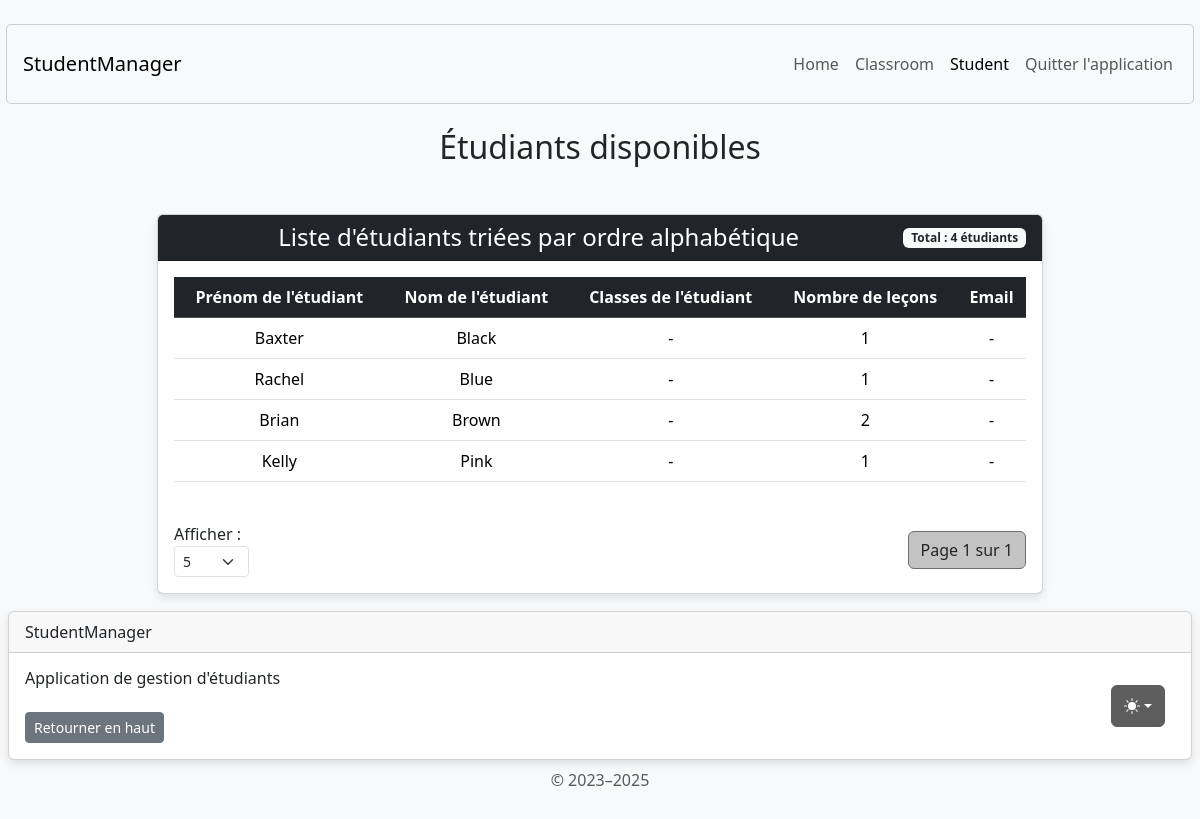
Page /student/display/ on the earlier database version.
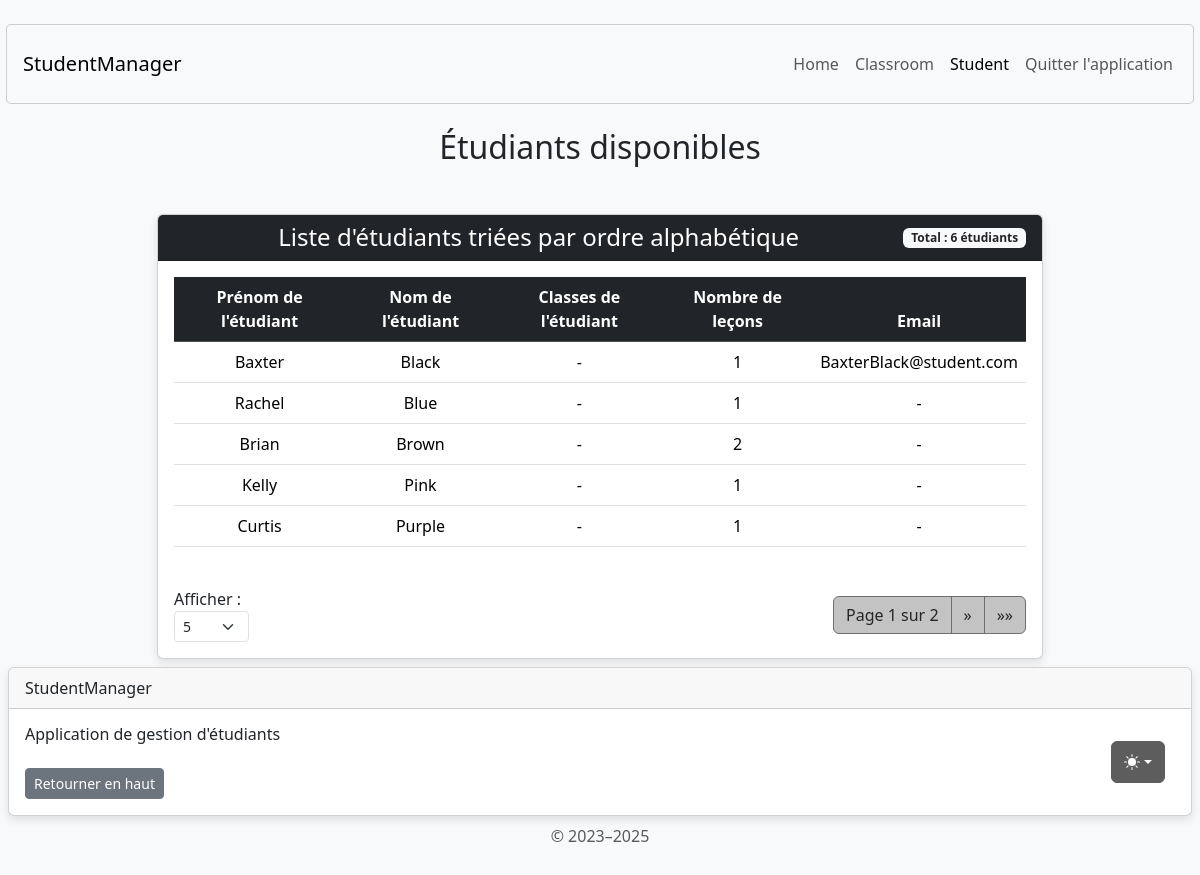
Same page on the later database version.
### student/models.py (models this page shows, shortened)
class Student(AbstractUser):
    username = None
    email = models.EmailField('email address', unique=True, null=True, blank=True)
    USERNAME_FIELD = 'email'
    REQUIRED_FIELDS = []
    classroom = models.ForeignKey(
        Classroom,
        on_delete=models.SET_NULL,
        null=True,
        blank=True,
        related_name="students"
    )
    lessons = models.ManyToManyField(Lesson, through='StudentLesson', blank=True)
    groups = models.ManyToManyField(
        'auth.Group',
        blank=True,
        related_name='student_set',
        help_text='The groups this user belongs to.',
        verbose_name='groups'
    )
    user_permissions = models.ManyToManyField(
        'auth.Permission',
        blank=True,
        related_name='student_set_permissions',
        help_text='Specific permissions for this user.',
        verbose_name='user permissions'
    )

### student/views.py (the view)
# urls.py: path('student/display/', display_students_view, name='display_students'),
def display_students_view(request):
    try:
        items_per_page = int(request.GET.get('items_per_page', 5))
        if items_per_page not in [5, 10, 50, 100]:
            items_per_page = 5
    except (ValueError, TypeError):
        items_per_page = 5
    students = Student.objects.all() \
        .order_by('last_name', 'first_name') \
        .select_related('classroom') \
        .prefetch_related('lessons')
    paginator = Paginator(students, items_per_page)
    page_number = request.GET.get('page')
    page_obj = paginator.get_page(page_number)
    context = {
        'page_obj': page_obj,
        'students': page_obj.object_list,
        'has_students': page_obj.object_list.exists(),
        'items_per_page': items_per_page,
        'per_page_options': [5, 10, 50, 100]
    }
    return render(request, 'student/display_students.html', context)

### student/templates/student/display_students.html (shortened to what this page needs)
{% extends 'home/base.html' %}
{% load static %}
{% block content %}
<body class="d-flex align-items-center py-4 bg-body-tertiary">
    <main class="container text-center">
        <h2 class="mb-4 mt-4">Étudiants disponibles</h2>
        <div class="container mt-5">
            <div class="row justify-content-center">
                <div class="col-md-10">
                    <div class="card">
                        <div class="card-header bg-dark text-white d-flex justify-content-between align-items-center">
                            <h4 class="mb-0 flex-grow-1 text-center">Liste d'étudiants triées par ordre alphabétique</h4>
                            <span class="badge bg-light text-dark">
                                Total : {{ page_obj.paginator.count }} étudiants
                            </span>
                        </div>
                        <div class="card-body">
                            {% if has_students %}
                            <div class="table-responsive">
                                <table class="table table-hover">
                                    <thead class="table-dark">
                                        <tr>
                                            <th scope="col">Prénom de l'étudiant</th>
                                            <th scope="col">Nom de l'étudiant</th>
                                            <th scope="col">Classes de l'étudiant</th>
                                            <th scope="col">Nombre de leçons</th>
                                            <th scope="col">Email</th>
                                        </tr>
                                    </thead>
                                    <tbody>
                                        {% for student in students %}
                                        <tr>
                                            <td>{{ student.first_name }}</td>
                                            <td>{{ student.last_name }}</td>
                                            <td>
                                                {% if student.classroom %}
                                                    {{ student.classroom }}
                                                {% else %}
                                                    -
                                                {% endif %}
                                            </td>
                                            <td>
                                                {% if student.lessons.count %}
                                                    {{ student.lessons.count }}
                                                {% else %}
                                                    -
                                                {% endif %}
                                            </td>
                                            <td>
                                                {% if student.email %}
                                                    {{ student.email }}
                                                {% else %}
                                                    -
                                                {% endif %}
                                            </td>
                                        </tr>
                                        {% endfor %}
                                    </tbody>
                                </table>
                            </div>
                            <div class="pagination-container mt-4">
                                <div>
                                    <form method="GET" class="form-inline">
                                        <label for="items_per_page" class="me-2">Afficher :</label>
                                        <select name="items_per_page" id="items_per_page" class="form-select form-select-sm" onchange="this.form.submit()">
                                            {% for option in per_page_options %}
                                            <option value="{{ option }}" {% if items_per_page == option %}selected{% endif %}>{{ option }}</option>
                                            {% endfor %}
                                        </select>
                                    </form>
                                </div>
                                <nav>
                                    <ul class="pagination mb-0">
                                        <li class="page-item disabled">
                                            <span class="page-link">
                                                Page {{ page_obj.number }} sur {{ page_obj.paginator.num_pages }}
                                            </span>
                                        </li>
                                        {% if page_obj.has_next %}
                                        <li class="page-item">
                                            <a class="page-link" href="?page={{ page_obj.next_page_number }}&items_per_page={{ items_per_page }}" aria-label="Next">
                                                <span aria-hidden="true">&raquo;</span>
                                            </a>
                                        </li>
                                        <li class="page-item">
                                            <a class="page-link" href="?page={{ page_obj.paginator.num_pages }}&items_per_page={{ items_per_page }}" aria-label="Last">
                                                <span aria-hidden="true">&raquo;&raquo;</span>
                                            </a>
                                        </li>
                                        {% endif %}
                                    </ul>
                                </nav>
                            </div>
                            {% else %}
                            <div class="alert alert-info" role="alert">
                                Il n'y a pas d'étudiants à afficher.
                            </div>
                            {% endif %}
                        </div>
                    </div>
                </div>
            </div>
        </div>
    </main>
</body>
{% endblock content %}

### home/templates/home/base.html (shortened to what this page needs)
{% load static %}
<!doctype html>
<html lang="en" data-bs-theme="auto">
<head>
    <link href="/static/css/bootstrap-reboot.min.css" rel="stylesheet">
    <link rel="stylesheet" href="{% static 'css/bootstrap.css' %}">
</head>
<body>
    <nav class="navbar navbar-expand-lg bg-body-tertiary navbar-custom w-100">
        <div class="container-fluid">
            <a class="navbar-brand ms-1" href="#">StudentManager</a>
            <div class="collapse navbar-collapse justify-content-end">
                <ul class="navbar-nav">
                    <li class="nav-item">
                        <a class="nav-link {% if request.resolver_match.view_name == 'home' %}active{% endif %}" href="{% url 'home' %}">Home</a>
                    </li>
                    <li class="nav-item">
                        <a class="nav-link {% if 'classroom' in request.resolver_match.view_name %}active{% endif %}" href="{% url 'classroom_home' %}">Classroom</a>
                    </li>
                    <li class="nav-item">
                        <a class="nav-link {% if 'student' in request.resolver_match.view_name %}active{% endif %}" href="{% url 'student_home' %}">Student</a>
                    </li>
                    <li class="nav-item">
                        <a class="nav-link text-decoration-none">Quitter l'application</a>
                    </li>
                </ul>
            </div>
        </div>
    </nav>
    <main class="container text-center">
        {% block content %}
        {% endblock %}
    </main>
    <footer class="footer mt-auto pt-2 negative-mb w-100 text-light py-3">
        <div class="card card-sm mx-2">
            <div class="card-header">StudentManager</div>
            <div class="card-body">
                <h5 class="card-title fs-6">Application de gestion d'étudiants</h5>
                <a href="#" class="btn btn-secondary btn-sm mt-3">Retourner en haut</a>
                <div class="dropdown bd-mode-toggle me-4 custom-mb">
                    <button class="btn btn-bd-primary py-2 dropdown-toggle d-flex align-items-center"
                            id="bd-theme"
                            type="button"
                            aria-expanded="false"
                            data-bs-toggle="dropdown"
                            aria-label="Toggle theme (auto)">
                    <svg class="bi my-1 theme-icon-active" width="1em" height="1em"><use href="#circle-half"></use></svg>
                  </button>
                </div>
            </div>
        </div>
        <div class="centered">
            <p class="mt-2 mb-3 text-body-secondary">&copy; 2023–2025</p>
        </div>
    </footer>
</body>
</html>

### home/templates/home/base.html (style rules this page uses)
.navbar-custom { height: 80px; border-radius: 5px; width: 99% !important; border: var(--bs-card-border-width) solid var(--bs-card-border-color); --bs-card-border-width: var(--bs-border-width); --bs-card-border-color: var(--bs-border-color-translucent); }
.bi { vertical-align: -.125em; fill: currentColor; }
.btn-bd-primary { --bd-bg: #5d5d5d; --bs-btn-font-weight: 600; --bs-btn-color: var(--bs-white); --bs-btn-bg: var(--bd-bg); --bs-btn-border-color: var(--bd-bg); --bs-btn-hover-color: var(--bs-white); --bs-btn-hover-bg: #4a4a4a; --bs-btn-hover-border-color: #7e7e7e; --bs-btn-focus-shadow-rgb: var(--bd-violet-rgb); --bs-btn-active-color: var(--bs-btn-hover-color); --bs-btn-active-bg: #474646; --bs-btn-active-border-color: #474646; }
.bd-mode-toggle { position: absolute; right: 0.1rem; bottom: -3rem; }
.custom-mb { margin-bottom: 5rem !important; }
.centered { display: flex; justify-content: center; align-items: center; }
.negative-mb { margin-bottom: -3rem; }
body { display: flex; flex-direction: column; min-height: 100vh; }
main { flex: 1; }

### student/templates/student/display_students.html (style rules this page uses)
.card { box-shadow: 0 4px 8px rgba(0, 0, 0, 0.1); }
.pagination .page-item .page-link { color: #252525; background-color: #c3c3c3; border-color: #6f6f6f; transition: all 0.3s ease; outline: none !important; box-shadow: none !important; }
.pagination .page-item.disabled .page-link { background-color: #c3c3c3; border-color: #6f6f6f; color: #252525; }
.pagination-container { display: flex; justify-content: space-between; align-items: center; flex-wrap: wrap; }

Differences in the rows shown:
changed Student "Baxter": email (not shown) → "BaxterBlack@student.com"; no longer shows "-"
added Student: first_name "Curtis", last_name "Purple", lessons.count "1"
Other differences:
{{ page_obj.paginator.count }}: "4" → "6"
{{ page_obj.paginator.num_pages }}: "1" → "2"
